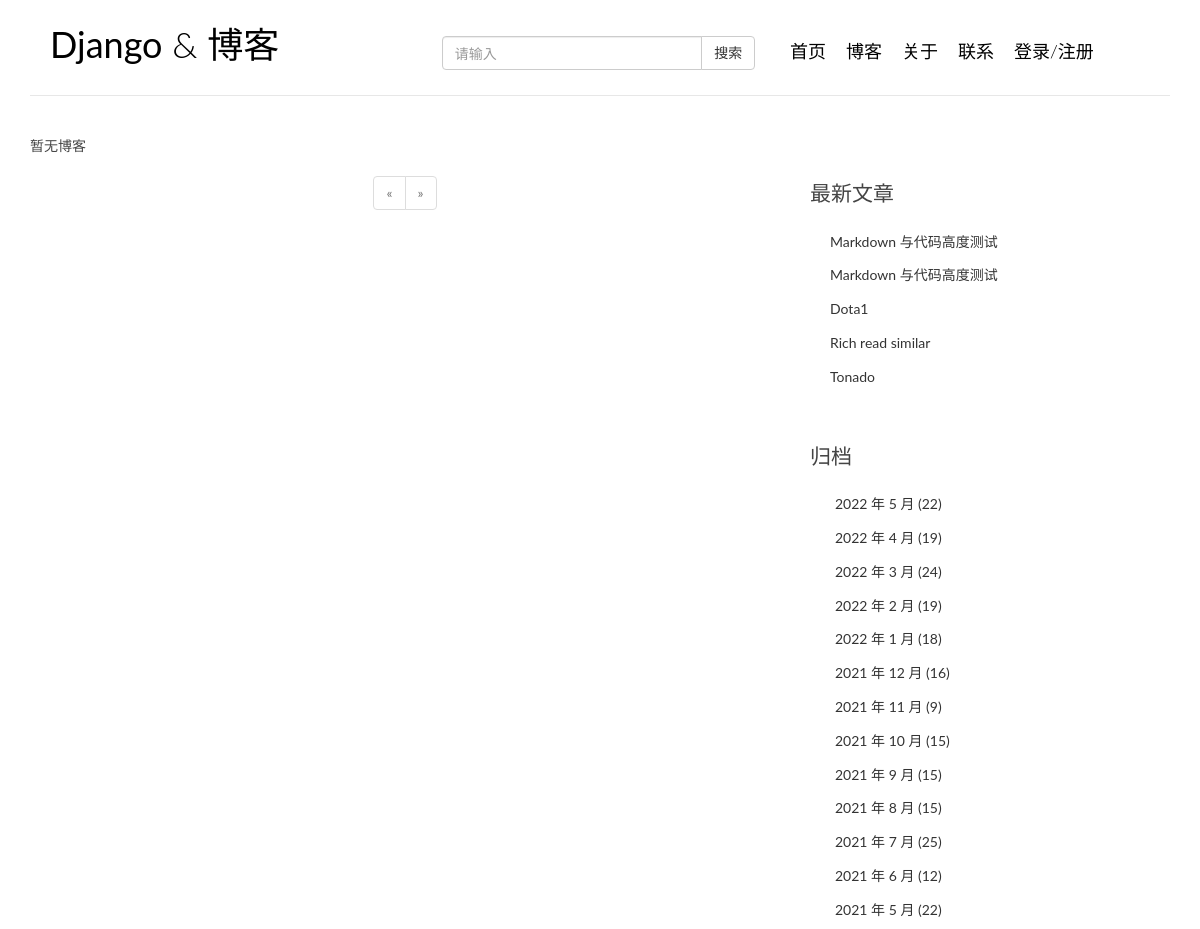
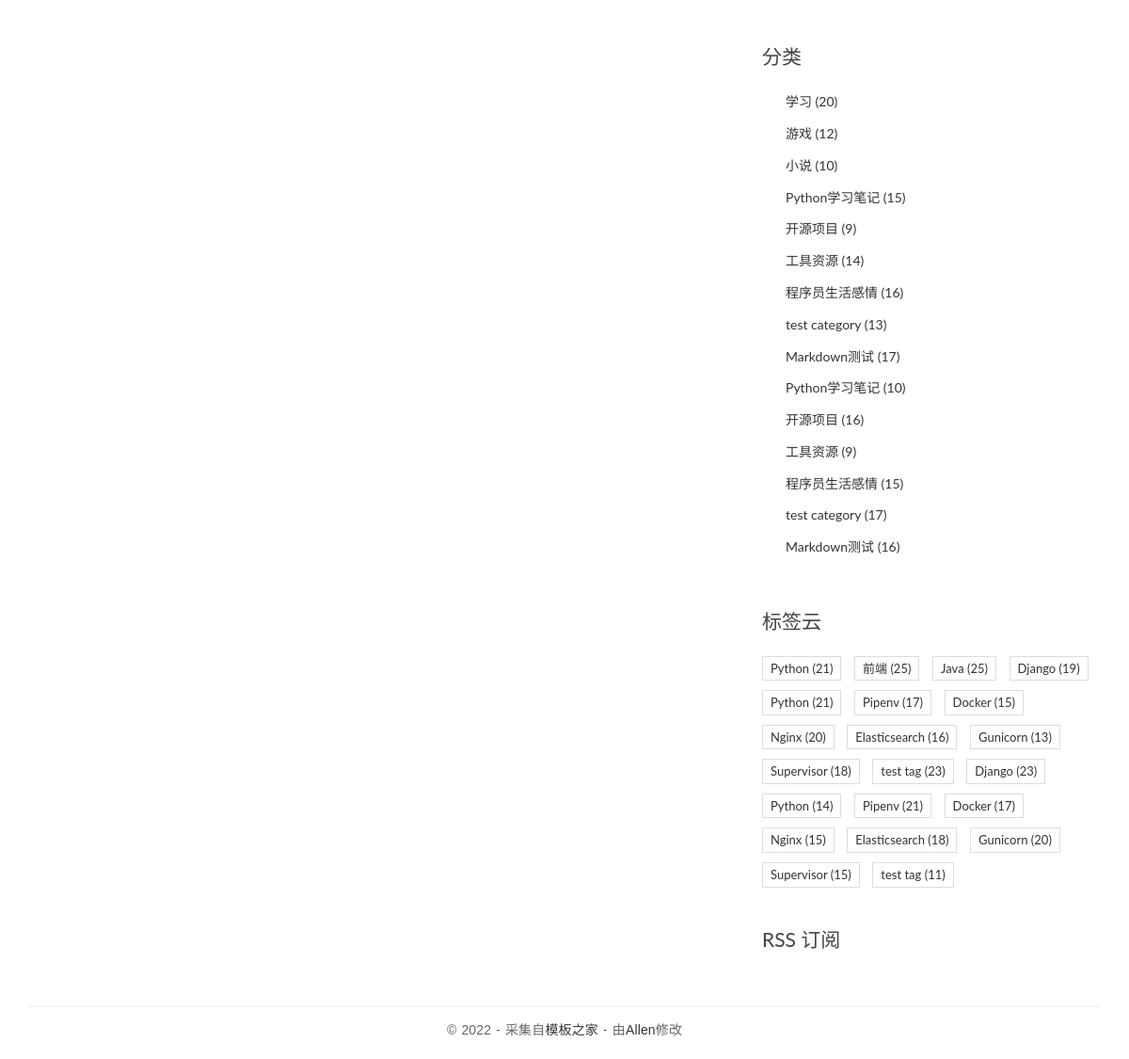
The page / on the database its author committed (2 pictures, top to bottom).
### blog/models.py (models this page shows, shortened)
class Post(models.Model):
    title = models.CharField('标题', max_length=70)
    body = models.TextField('正文')
    created_time = models.DateTimeField('创建时间', default=timezone.now)
    modified_time = models.DateTimeField('修改时间', auto_now=True)
    excerpt = models.CharField('摘要', max_length=200, blank=True)
    category = models.ForeignKey(Category, verbose_name='分类', on_delete=models.DO_NOTHING)
    tags = models.ManyToManyField(Tag, verbose_name='标签', blank=True)
    author = models.ForeignKey(User, verbose_name='作者', on_delete=models.CASCADE)
    class Meta:
        verbose_name = '文章'
        verbose_name_plural = verbose_name

class Category(models.Model):
    name = models.CharField(max_length=100)
    class Meta:
        verbose_name = '分类'
        verbose_name_plural = verbose_name

class Tag(models.Model):
    name = models.CharField(max_length=100)
    class Meta:
        verbose_name = '标签'
        verbose_name_plural = verbose_name

### blog/views.py (the view)
# urls.py: path('', views.index, name='index'),  # 首页
def index(request):
    context = common()
    user = request.user
    page_obj = paging(request, context['post_list'])
    context['page_obj'] = page_obj
    context['user'] = user.username
    print(user)
    return render(request, 'blog/index.html', context)

### blog/views.py (called while the page is built)
def common():
    post_list = Post.objects.all().order_by('-created_time')
    date_post = Post.objects.dates('created_time', 'month', 'DESC')
    dates_list = {}  # 月份文章
    for date in date_post:
        count = Post.objects.filter(created_time__month=date.month).count()  # 拿到每个月的个数
        dates_list[date] = count  # 将月份和个数以字典存储
    category_list = Category.objects.all()
    tag_list = Tag.objects.all()
    context = {'post_list': post_list, 'dates_list': dates_list, 'category_list': category_list, 'tag_list': tag_list}
    return context

def paging(request, post_list):
    current_page = request.GET.get('page', 1)
    paginator = Paginator(post_list, 10)
    page_obj = paginator.page(current_page)
    return page_obj

### templates/blog/index.html (shortened to what this page needs)
{% extends 'base.html' %}
{% block main %}
    {% for post in page_obj.object_list %}
        <article class="post post-{{ post.id }}">
            <header class="entry-header">
                <h1 class="entry-title">
                    <a href="{% url 'blog:detail' post.id %}">{{ post.title }}</a>
                </h1>
                <div class="entry-meta">
                    <span class="post-category"><a href="#">{{ post.category.name }}</a></span>
                    <span class="post-date"><a href="#"><time class="entry-date"
                                                              datetime="{{ post.created_time }}">{{ post.created_time }}</time></a></span>
                    <span class="post-author"><a href="#">{{ post.author }}</a></span>
                    <span class="comments-link"><a
                            href="{% url 'blog:detail' post.id %}#comment-area">{{ post.comment_set.count }} 评论</a></span>
                    <span class="views-count"><a href="#">588 阅读</a></span>
                </div>
            </header>
            <div class="entry-content clearfix">
                <p>{{ post.excerpt }}</p>
                <div class="read-more cl-effect-14">
                    <a href="{% url 'blog:detail' post.id %}" class="more-link">继续阅读 <span
                            class="meta-nav">→</span></a>
                </div>
            </div>
        </article>
    {% empty %}
        <div class="no-post">暂无博客</div>
    {% endfor %}
    <nav style="text-align: center">
        <ul class="pagination">
            {% if page_obj.has_previous %}
                <li class="previous">
                    <a href="?{{ page_obj.previous_page_number.querystring }}">
                        <span aria-hidden="true">&laquo;</span>
                    </a>
                </li>
            {% else %}
                <li class="previous disabled">
                    <span aria-hidden="true">&laquo;</span>
                </li>
            {% endif %}
            {% if page_obj.has_next %}
                <li class="next">
                    <a href="?{{ page_obj.next_page_number.querystring }}">
                        <span aria-hidden="true">&raquo;</span>
                    </a>
                </li>
            {% else %}
                <li class="next disabled">
                    <span aria-hidden="true">&raquo;</span>
                </li>
            {% endif %}
        </ul>
    </nav>
{% endblock %}
{% block toc %}
    <div class="rss">
        <a href=""> RSS 订阅</a>
    </div>
{% endblock %}

### templates/base.html (shortened to what this page needs)
{% load static %}
<!DOCTYPE html>
<html>
<head>
    <link rel="stylesheet" href="http://code.ionicframework.com/ionicons/2.0.1/css/ionicons.min.css">
    <link href="https://cdn.bootcss.com/highlight.js/9.15.8/styles/github.min.css" rel="stylesheet">
    <link rel="stylesheet" href="{% static 'css/bootstrap.min.css' %}">
    <link rel="stylesheet" href="{% static 'css/pace.css' %}">
    <link rel="stylesheet" href="{% static 'css/custom.css' %}">
</head>
<body>
<div class="container">
    <header id="site-header">
        <div class="row">
            <div class="col-md-4 col-sm-5 col-xs-8">
                <div class="logo">
                    <h1><a href="{% url 'blog:index' %}"><b>Django</b> &amp; 博客</a></h1>
                </div>
            </div>
            <div class="col-md-8 col-sm-7 col-xs-4">
                <nav class="main-nav" role="navigation">
                    <div class="col-lg-6">
                        <form role="search" method="get" action="">
                            <div class="input-group">
                                <input type="search" class="form-control" placeholder="请输入" required>
                                <span class="input-group-btn">
                                    <button class="btn btn-default" type="button">搜索</button>
                                </span>
                            </div>
                        </form>
                    </div>
                    <div class="collapse navbar-collapse" id="bs-example-navbar-collapse-1">
                        <ul class="nav navbar-nav navbar-right">
                            <li class="cl-effect-11"><a href="{% url 'blog:index' %}" data-hover="首页">首页</a>
                            </li>
                            <li class="cl-effect-11"><a href="{% url 'blog:index' %}" data-hover="博客">博客</a>
                            </li>
                            <li class="cl-effect-11"><a href="../about.html" data-hover="关于">关于</a></li>
                            <li class="cl-effect-11"><a href="../contact.html" data-hover="联系">联系</a></li>
                            {% if user %}
                                <li class="dropdown">
                                    <a href="#" class="dropdown-toggle" data-toggle="dropdown" role="button"
                                       aria-haspopup="true"
                                       aria-expanded="false">
                                        {{ user }}
                                    </a>
                                    <ul class="dropdown-menu">
                                        <li><a href="#">个人中心</a></li>
                                        <li><a href="#">退出</a></li>
                                    </ul>
                                </li>
                            {% else %}
                                <li>
                                    <a href="{% url 'user:login' %}">
                                        登录/注册
                                    </a>
                                </li>
                            {% endif %}
                        </ul>
                    </div>
                </nav>
            </div>
        </div>
    </header>
</div>
<div class="content-body">
    <div class="container">
        <div class="row">
            <main class="col-md-8">
                {% block main %}{% endblock %}
            </main>
            <aside class="col-md-4">
                <div class="widget widget-recent-posts">
                    <h3 class="widget-title">最新文章</h3>
                    <ul>
                        {% for post in post_list|slice:':5' %}
                            <li>
                                <a href="{% url 'blog:detail' post.id %}">{{ post.title }}</a>
                            </li>
                        {% empty %}
                            暂无文章！
                        {% endfor %}
                    </ul>
                </div>
                <div class="widget widget-archives">
                    <h3 class="widget-title">归档</h3>
                    <ul>
                        {% for date, count in dates_list.items %}
                            <li>
                                <a href="{% url 'blog:archive' date.year date.month %}">
                                    {{ date.year }} 年 {{ date.month }} 月 <span
                                        class="post-count">({{ count }})</span>
                                </a>
                            </li>
                        {% empty %}
                            暂无归档！
                        {% endfor %}
                    </ul>
                </div>
                <div class="widget widget-category">
                    <h3 class="widget-title">分类</h3>
                    <ul>
                        {% for category in category_list %}
                            <li>
                                <a href="{% url 'blog:category' category.pk %}">{{ category.name }} <span
                                        class="post-count">({{ category.post_set.count }})</span></a>
                            </li>
                        {% empty %}
                            暂无分类！
                        {% endfor %}
                    </ul>
                </div>
                <div class="widget widget-tag-cloud">
                    <h3 class="widget-title">标签云</h3>
                    <ul>
                        {% for tag in tag_list %}
                            <li>
                                <a href="{% url 'blog:tag' tag.pk %}">{{ tag.name }} <span
                                        class="post-count">({{ tag.post_set.count }})</span></a>
                            </li>
                        {% empty %}
                            暂无标签！
                        {% endfor %}
                    </ul>
                </div>
                {% block toc %}{% endblock %}
            </aside>
        </div>
    </div>
</div>
<footer id="site-footer">
    <div class="container">
        <div class="row">
            <div class="col-md-12">
                <p class="copyright">&copy 2022 - 采集自<a href="http://www.cssmoban.com/"
                                                        target="_blank" title="模板之家">模板之家</a>
                    - 由<a href="http://zmrenwu.com/" title="网页模板" target="_blank">Allen</a>修改
                </p>
            </div>
        </div>
    </div>
</footer>
</body>
</html>

### static/css/custom.css (style rules this page uses)
* { outline: none; }
h1, h2, h3, h4, h5, h6 { margin-top: 0; }
b { font-weight: 400; }
a { color: #333; }
body { color: #444; font-family: 'Lato', sans-serif; }
p { font-family: 'Ubuntu', sans-serif; font-weight: 400; word-spacing: 1px; letter-spacing: 0.01em; }
#site-header { background-color: #FFF; padding: 25px 20px; margin-bottom: 40px; border-bottom: 1px solid #e7e7e7; }
.logo h1 a { color: #000; }
.logo h1 { margin: 0; font-family: 'Lato', sans-serif; font-weight: 300; }
.main-nav { margin-top: 11px; max-width: 95%; }
.main-nav a { color: #000000 !important; padding: 0 0 5px 0 !important; margin-right: 30px; font-family: 'Lato', sans-serif; font-weight: 300; font-size: 24px; }
.cl-effect-11 a { padding: 10px 0; color: #0972b4; text-shadow: none; }
.cl-effect-11 a::before { position: absolute; top: 0; left: 0; overflow: hidden; padding: 0 0 5px 0 !important; max-width: 0; border-bottom: 1px solid #000; color: #000; content: attr(data-hover); white-space: nowrap; -webkit-transition: max-width 0.5s; -moz-transition: max-width 0.5s; transition: max-width 0.5s; }
.content-body { padding-bottom: 4em; }
.widget { background: #fff; padding: 30px 0 0; }
.widget-title { font-size: 1.5em; margin-bottom: 20px; line-height: 1.6; padding: 10px 0 0; font-weight: 400; }
.widget-recent-posts ul { padding: 0; margin: 0; padding-left: 20px; }
.widget-recent-posts ul li { list-style-type: none; position: relative; line-height: 170%; margin-bottom: 10px; }
.widget-recent-posts ul li::before { content: '\f3d3'; font-family: "Ionicons"; position: absolute; left: -17px; top: 3px; font-size: 16px; color: #000; }
.widget-archives ul { padding: 0; margin: 0; padding-left: 25px; }
.widget-archives ul li { list-style-type: none; position: relative; line-height: 170%; margin-bottom: 10px; }
.widget-archives ul li::before { content: '\f3f3'; font-family: "Ionicons"; position: absolute; left: -25px; top: 1px; font-size: 16px; color: #000; }
.widget-category ul { padding: 0; margin: 0; padding-left: 25px; }
.widget-category ul li { list-style-type: none; position: relative; line-height: 170%; margin-bottom: 10px; }
.widget-category ul li::before { content: '\f3fe'; font-family: "Ionicons"; position: absolute; left: -25px; top: 1px; font-size: 18px; color: #000; }
.widget-tag-cloud ul { padding: 0; margin: 0; margin-right: -10px; }
.widget-tag-cloud ul li { list-style-type: none; font-size: 13px; display: inline-block; margin-right: 10px; margin-bottom: 10px; padding: 3px 8px; border: 1px solid #ddd; }
.rss { font-size: 21px; margin-top: 30px; }
.rss a { color: #444; }
#site-footer { padding-top: 10px; padding: 0 0 1.5em 0; }
.copyright { text-align: center; padding-top: 1em; margin: 0; border-top: 1px solid #eee; color: #666; }

### rows shown on the page
Post: title "Markdown 与代码高度测试"
Post: title "Markdown 与代码高度测试"
Post: title "Dota1"
Post: title "Rich read similar"
Post: title "Tonado"
Category: name "学习", post_set.count "20"
Category: name "游戏", post_set.count "12"
Category: name "小说", post_set.count "10"
Category: name "Python学习笔记", post_set.count "15"
Category: name "开源项目", post_set.count "9"
Category: name "工具资源", post_set.count "14"
Category: name "程序员生活感情", post_set.count "16"
Category: name "test category", post_set.count "13"
Category: name "Markdown测试", post_set.count "17"
Category: name "Python学习笔记", post_set.count "10"
Category: name "开源项目", post_set.count "16"
Category: name "工具资源", post_set.count "9"
Category: name "程序员生活感情", post_set.count "15"
Category: name "test category", post_set.count "17"
Category: name "Markdown测试", post_set.count "16"
Tag: name "Python", post_set.count "21"
Tag: name "前端", post_set.count "25"
Tag: name "Java", post_set.count "25"
Tag: name "Django", post_set.count "19"
Tag: name "Python", post_set.count "21"
Tag: name "Pipenv", post_set.count "17"
Tag: name "Docker", post_set.count "15"
Tag: name "Nginx", post_set.count "20"
Tag: name "Elasticsearch", post_set.count "16"
Tag: name "Gunicorn", post_set.count "13"
Tag: name "Supervisor", post_set.count "18"
Tag: name "test tag", post_set.count "23"
Tag: name "Django", post_set.count "23"
Tag: name "Python", post_set.count "14"
Tag: name "Pipenv", post_set.count "21"
Tag: name "Docker", post_set.count "17"
Tag: name "Nginx", post_set.count "15"
Tag: name "Elasticsearch", post_set.count "18"
Tag: name "Gunicorn", post_set.count "20"
Tag: name "Supervisor", post_set.count "15"
Tag: name "test tag", post_set.count "11"

### other values the page prints
{{ date.year }} "2022" "2022" "2022" "2022" "2022" "2021" "2021" "2021" "2021" "2021" "2021" "2021" "2021"
{{ date.month }} "5" "4" "3" "2" "1" "12" "11" "10" "9" "8" "7" "6" "5"
{{ count }} "22" "19" "24" "19" "18" "16" "9" "15" "15" "15" "25" "12" "22"
